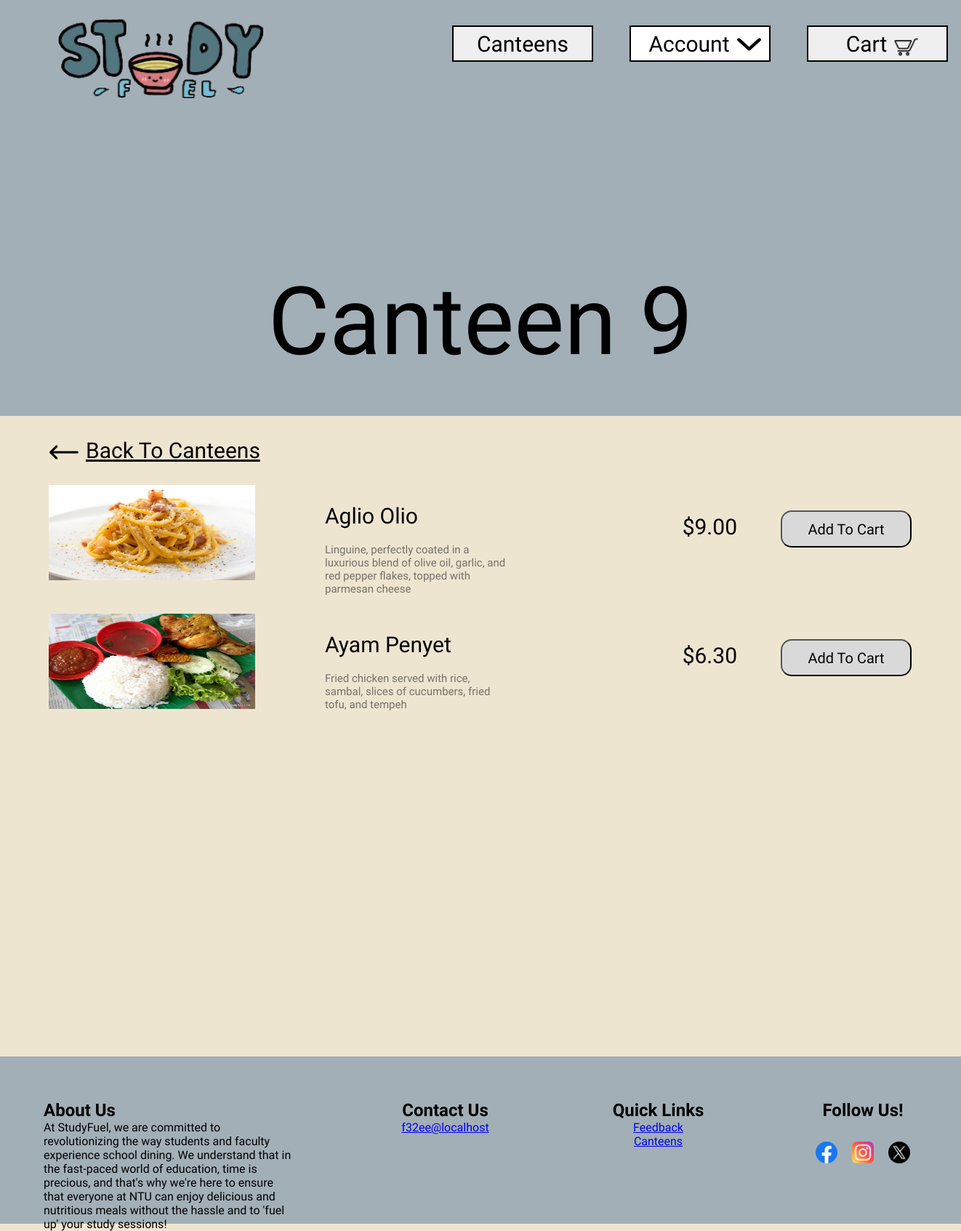
The app's page /Pages/canteen.php?id=3 (signed in) with its own data.
### tables this page shows
CREATE TABLE `canteen` (
  `canteen_id` int(11) NOT NULL,
  `canteen` varchar(255) NOT NULL,
  `image_path` longtext NOT NULL
);

CREATE TABLE `food` (
  `food_id` int(11) NOT NULL,
  `canteen_id` int(11) NOT NULL,
  `food_name` longtext NOT NULL,
  `description` longtext NOT NULL,
  `price` decimal(4,2) NOT NULL,
  `rank` int(11) NOT NULL DEFAULT 0,
  `image_path` longtext NOT NULL
);

### Pages/canteen.php (the view, shortened to what this page needs)
<!DOCTYPE html>
<html lang="en">
<head>
    <?php
        @ $db = new mysqli('localhost', 'root', '', 'studyfuel');
        $query = 'SELECT canteen FROM canteen WHERE canteen_id = "'. $_GET['id'] . '"';
        $result = $db->query($query);
        $title = mysqli_fetch_assoc($result);
        $query2 = 'SELECT * from food WHERE canteen_id = "'. $_GET['id'] .'"';
        $result2 = $db->query($query2);
    ?>
    <link rel="stylesheet" type="text/css" href="../Stylesheets/global.css">
    <link rel="stylesheet" type="text/css" href="../Stylesheets/canteen.css">
</head>
<body>
    <header>
        <a href="index.php"><img class="logo" src="../Icons/studyfuelLogo.png"></a>
        <?php
                include 'loginheader.php';
        ?>
        <div id="canteenTitle">
            <?php
                 echo $title['canteen'];
            ?>
        </div>
    </header>
    <div class=content>
        <div id="canteenList">
            <div id="returnCanteenList">
                <img src="../Icons/left-arrow.png"><a href="./canteenlist.php"><label><u>Back To Canteens</u></label></a>
            </div>
            <?php
                while ($row = mysqli_fetch_assoc($result2)) {
                    include 'canteenphoto.php';
                }
            ?>
        </div>
    </div>
    <?php
        include 'footer.php';
    ?>
</body>
</html>

### Pages/canteenphoto.php
<?php
echo'
    <div class="canteenPhoto">
        <div id="photo">
            <img src="../foodPhoto/'.$_SESSION['image_path'].'"/>
        </div>
        <div id="description">
            <label>'.$_SESSION['foodName'].'</label>
            <p>'.$_SESSION['description'].'</p>
        </div>
        <div id="price">
            <p>$'.$_SESSION['price'].'</p>
        </div>
        <div id="addToCart">
            <button id="openModal" onClick="openCart(this, `' . $_SESSION['food_id'] . '`)">Add To Cart</button>
        </div>
    </div>
    ';
?>

### Stylesheets/global.css (style rules this page uses)
* { margin: 0; padding: 0; font-family: 'Inder', sans-serif; }
html { overflow-y: auto; }
body { min-width: 1280px; background-color: #eee5d1; }
.logo { width: 319px; height: 109px; margin-left: 5%; margin-top: 2%; }
header { height: 572px; width: 100%; background-color: #a2afb7; position: relative; }
.content { max-width: 1280px; margin: auto; }

### Stylesheets/canteen.css (style rules this page uses)
#canteenTitle { position: absolute; bottom: 0; left: 50%; -webkit-transform: translateX(-50%); padding-bottom: 53px; font-family: 'Capriola', sans-serif; font-size: 130px; }
.content { margin-bottom: 478px; }
#canteenList { margin-bottom: 478px; margin-top: 30px; }
#returnCanteenList { margin: 0px auto 25px 47px; display: flex; }
#returnCanteenList img { height: 40px; width: 40px; cursor: pointer; }
#returnCanteenList a { text-decoration: none; }
#returnCanteenList label { font-size: 30px; padding-left: 10px; color: black; cursor: pointer; }
.canteenPhoto { display: flex; flex-direction: row; margin: 0px 46px 46px 46px; height: 131px; width: 1187px; }
#photo img, #modalPhoto img { max-height: 131px; min-width: 284px; max-width: 284px; margin-right: 96px; }
#description, #modalDescription { margin-top: 25px; }
#description label, #modalDescription label { display: block; font-size: 30px; padding-bottom: 20px; font-family: 'Capriola', sans-serif; }
#description p, #modalDescription p { font-size: 15px; font-family: 'Capriola', sans-serif; opacity: 50%; }
#price { font-size: 30px; margin-top: 40px; margin-left: 240px; }
#addToCart { margin-top: 35px; margin-left: 60px; }
#addToCart button { height: 51px; width: 180px; border-radius: 15px; background-color: #d9d9d9; font-size: 20px; }

### records on screen
canteen: canteen "Canteen 9"
food: shows a picture, foodName "Aglio Olio", description "Linguine, perfectly coated in a luxurious blend of olive oil, garlic, and red pepper flakes, topped with parmesan cheese", price "9.00"
food: shows a picture, foodName "Ayam Penyet", description "Fried chicken served with rice, sambal, slices of cucumbers, fried tofu, and tempeh", price "6.30"
